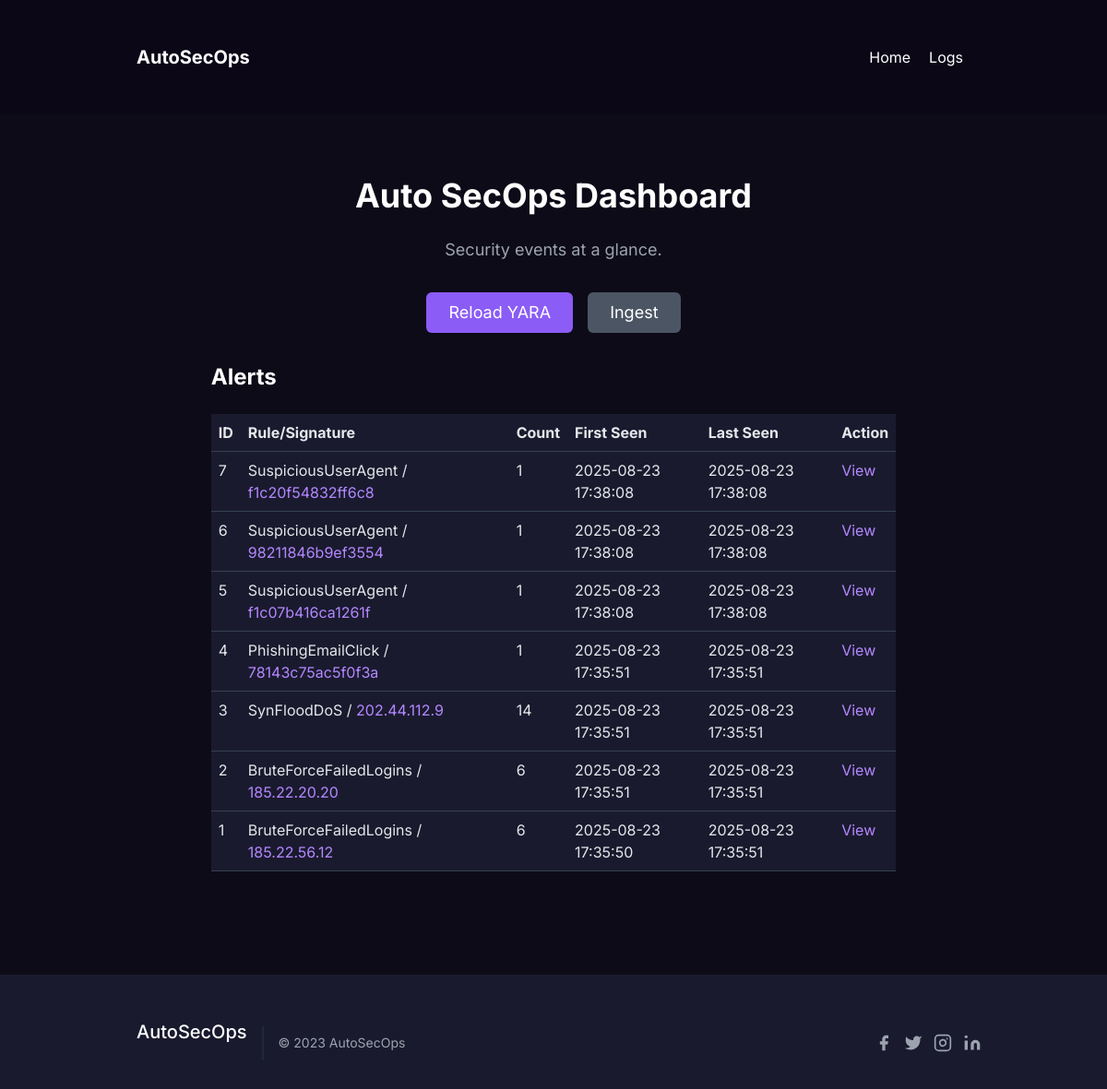
The app's page /, older data.
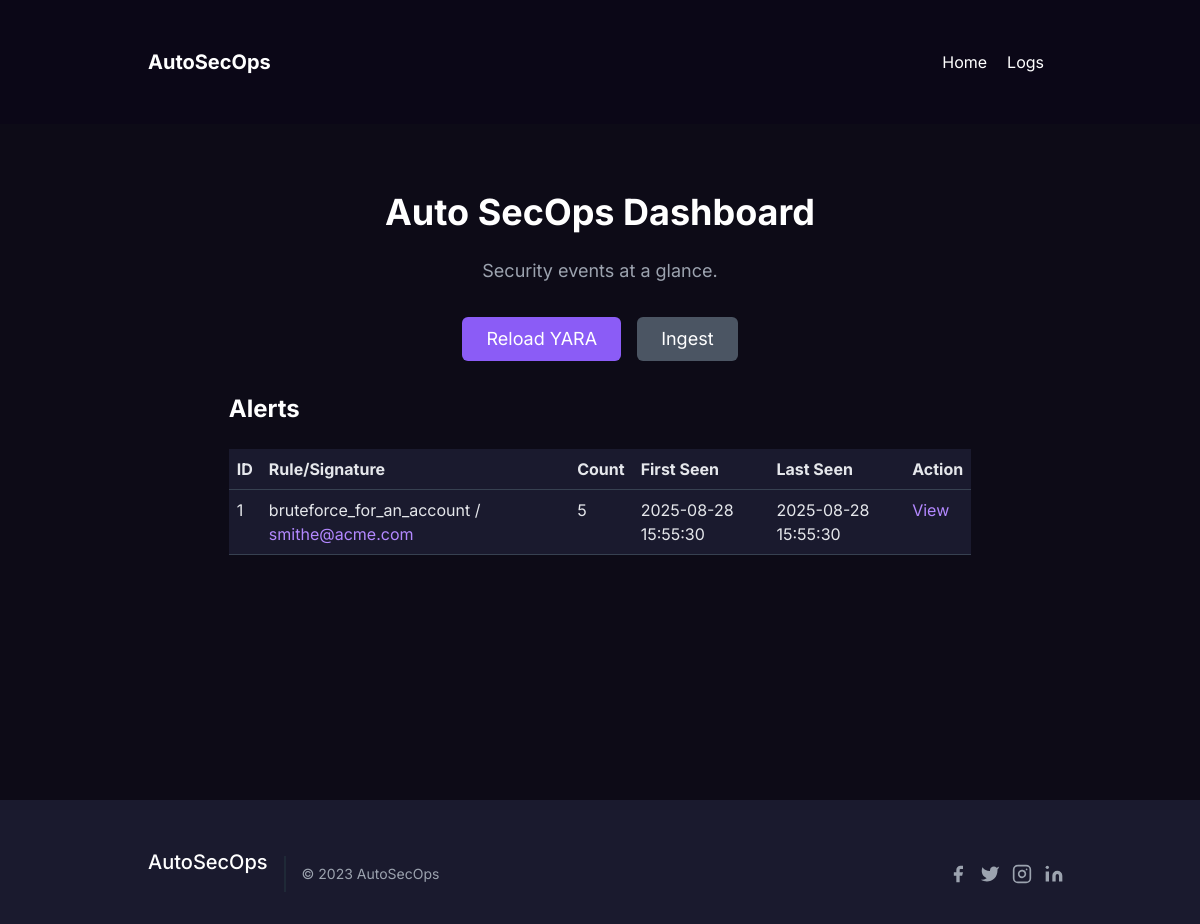
The same page, newer data.
### app.py (models this page shows)
class Alert(db.Model):
    id = db.Column(db.Integer, primary_key=True)
    yara_rule_name = db.Column(db.String(255), nullable=True)
    rule_id = db.Column(db.Integer, db.ForeignKey('rule.id'), nullable=True)
    signature = db.Column(db.String(128), unique=True, nullable=False)
    count = db.Column(db.Integer, default=1)
    first_seen = db.Column(db.DateTime, default=now_utc)
    last_seen = db.Column(db.DateTime, default=now_utc)
    sample_log_id = db.Column(db.Integer, db.ForeignKey('log.id'), nullable=True)
    display_sig = db.Column(db.String(255), nullable=True)

### app.py (the view)
@app.route('/')
def dashboard():
    alerts = Alert.query.order_by(Alert.last_seen.desc()).all()
    return render_template('index.html', alerts=alerts)

### templates/index.html (shortened to what this page needs)
<!doctype html>
<html lang="en">
<head>
    <link href="https://cdn.jsdelivr.net/npm/bootstrap@5.3.0/dist/css/bootstrap.min.css" rel="stylesheet">
    <link href="https://cdn.jsdelivr.net/npm/tailwindcss@2.2.19/dist/tailwind.min.css" rel="stylesheet">
</head>
<body>
    <div class="fixed top-0 left-0 w-full z-50">
        <header class="text-white body-font bg-custom-dark">
            <div class="container mx-auto flex p-5 items-center justify-between">
                <a class="flex items-center text-white">
                    <span class="ml-3 text-xl font-bold">AutoSecOps</span>
                </a>
                <nav class="md:ml-auto flex flex-wrap items-center text-base justify-center">
                    <a href="/" class="mr-5 hover:text-purple-400 cursor-pointer transition-colors">Home</a>
                    <a href="/logs" class="mr-5 hover:text-purple-400 cursor-pointer transition-colors">Logs</a>
                </nav>
            </div>
        </header>
    </div>
    <main class="min-h-screen bg-gray-900 pt-24">
        <section id="home" class="text-gray-400 body-font">
            <div class="container mx-auto flex px-5 py-24 items-center justify-center flex-col">
                <h1 class="title-font sm:text-4xl text-3xl mb-4 font-bold text-white text-center">
                    Auto SecOps Dashboard
                </h1>
                <p class="mb-8 leading-relaxed text-center text-lg text-gray-400 max-w-xl">
                    Security events at a glance.
                </p>
                <div class="flex flex-wrap justify-center items-center space-x-4 mb-8">
                    <form action="/rules/reload" method="post">
                        <button type="submit" class="text-white bg-purple-500 border-0 py-2 px-6 focus:outline-none hover:bg-purple-600 rounded text-lg">Reload YARA</button>
                    </form>
                    <form action="/ingest" method="post">
                        <button type="submit" class="text-white bg-gray-600 border-0 py-2 px-6 focus:outline-none hover:bg-gray-700 rounded text-lg">Ingest</button>
                    </form>
                </div>
                <div class="w-full lg:w-4/5 mx-auto">
                    <h2 class="text-2xl font-bold text-white mb-4">Alerts</h2>
                    <table class="table w-full table-dark-custom">
                        <thead>
                            <tr>
                                <th>ID</th>
                                <th>Rule/Signature</th>
                                <th>Count</th>
                                <th>First Seen</th>
                                <th>Last Seen</th>
                                <th>Action</th>
                            </tr>
                        </thead>
                        <tbody>
                            {% for alert in alerts %}
                            <tr>
                                <td>{{ alert.id }}</td>
                                <td>{{ alert.yara_rule_name }} / <span class="text-purple-400">{{ alert.display_sig }}</span></td>
                                <td>{{ alert.count }}</td>
                                <td>{{ alert.first_seen.strftime('%Y-%m-%d %H:%M:%S') }}</td>
                                <td>{{ alert.last_seen.strftime('%Y-%m-%d %H:%M:%S') }}</td>
                                <td><a href="/alert/{{ alert.id }}" class="text-purple-400 hover:text-purple-300">View</a></td>
                            </tr>
                            {% endfor %}
                        </tbody>
                    </table>
                </div>
            </div>
        </section>
    </main>
    <footer class="text-gray-400 bg-gray-800 body-font">
        <div class="container px-5 py-8 mx-auto flex items-center sm:flex-row flex-col">
            <a class="flex title-font font-medium items-center md:justify-start justify-center text-white">
                <span class="ml-3 text-xl">AutoSecOps</span>
            </a>
            <p class="text-sm text-gray-400 sm:ml-4 sm:pl-4 sm:border-l-2 sm:border-gray-800 sm:py-2 sm:mt-0 mt-4">
                © 2023 AutoSecOps
            </p>
            <span class="inline-flex sm:ml-auto sm:mt-0 mt-4 justify-center sm:justify-start">
                <a class="text-gray-400">
                    <svg fill="currentColor" stroke-linecap="round" stroke-linejoin="round" stroke-width="2" class="w-5 h-5" viewBox="0 0 24 24">
                        <path d="M18 2h-3a5 5 0 00-5 5v3H7v4h3v8h4v-8h3l1-4h-4V7a1 1 0 011-1h3z"></path>
                    </svg>
                </a>
                <a class="ml-3 text-gray-400">
                    <svg fill="currentColor" stroke-linecap="round" stroke-linejoin="round" stroke-width="2" class="w-5 h-5" viewBox="0 0 24 24">
                        <path d="M23 3a10.9 10.9 0 01-3.14 1.53 4.48 4.48 0 00-7.86 3v1A10.66 10.66 0 013 4s-4 9 5 13a11.64 11.64 0 01-7 2c9 5 20 0 20-11.5a4.5 4.5 0 00-.08-.83A7.72 7.72 0 0023 3z"></path>
                    </svg>
                </a>
                <a class="ml-3 text-gray-400">
                    <svg fill="none" stroke="currentColor" stroke-linecap="round" stroke-linejoin="round" stroke-width="2" class="w-5 h-5" viewBox="0 0 24 24">
                        <rect width="20" height="20" x="2" y="2" rx="5" ry="5"></rect>
                        <path d="M16 11.37A4 4 0 1112.63 8 4 4 0 0116 11.37zm1.5-4.87h.01"></path>
                    </svg>
                </a>
                <a class="ml-3 text-gray-400">
                    <svg fill="currentColor" stroke="currentColor" stroke-linecap="round" stroke-linejoin="round" stroke-width="0" class="w-5 h-5" viewBox="0 0 24 24">
                        <path stroke="none" d="M16 8a6 6 0 016 6v7h-4v-7a2 2 0 00-2-2 2 2 0 00-2 2v7h-4v-7a6 6 0 016-6zM2 9h4v12H2z"></path>
                        <circle cx="4" cy="4" r="2" stroke="none"></circle>
                    </svg>
                </a>
            </span>
        </div>
    </footer>
</body>
</html>

### templates/index.html (style rules this page uses)
body { font-family: 'Inter', sans-serif; background-color: #0d0b17; }
.bg-custom-dark { background-color: #0b0717; }
.bg-gray-900 { background-color: #0d0b17; }
.bg-gray-800 { background-color: #1a1a2e; }
.text-purple-400 { color: #b388ff; }
.table-dark-custom { background-color: #1a1a2e; color: #e5e7eb; }
.table-dark-custom th, .table-dark-custom td { border-color: #374151; background-color: #1a1a2e !important; color: #e5e7eb !important; }

Row changes from the older to the newer data that the page shows:
removed Alert: id "7", yara_rule_name "SuspiciousUserAgent", display_sig "f1c20f54832ff6c8", count "1", first_seen "2025-08-23 17:38:08", last_seen "2025-08-23 17:38:08"
removed Alert: id "6", yara_rule_name "SuspiciousUserAgent", display_sig "98211846b9ef3554", count "1", first_seen "2025-08-23 17:38:08", last_seen "2025-08-23 17:38:08"
removed Alert: id "5", yara_rule_name "SuspiciousUserAgent", display_sig "f1c07b416ca1261f", count "1", first_seen "2025-08-23 17:38:08", last_seen "2025-08-23 17:38:08"
removed Alert: id "4", yara_rule_name "PhishingEmailClick", display_sig "78143c75ac5f0f3a", count "1", first_seen "2025-08-23 17:35:51", last_seen "2025-08-23 17:35:51"
removed Alert: id "3", yara_rule_name "SynFloodDoS", display_sig "202.44.112.9", count "14", first_seen "2025-08-23 17:35:51", last_seen "2025-08-23 17:35:51"
removed Alert: id "2", yara_rule_name "BruteForceFailedLogins", display_sig "185.22.20.20", count "6", first_seen "2025-08-23 17:35:51", last_seen "2025-08-23 17:35:51"
changed Alert id 1: yara_rule_name "BruteForceFailedLogins" → "bruteforce_for_an_account"; display_sig "185.22.56.12" → "smithe@acme.com"; count "6" → "5"; first_seen "2025-08-23 17:35:50" → "2025-08-28 15:55:30"; last_seen "2025-08-23 17:35:51" → "2025-08-28 15:55:30"
